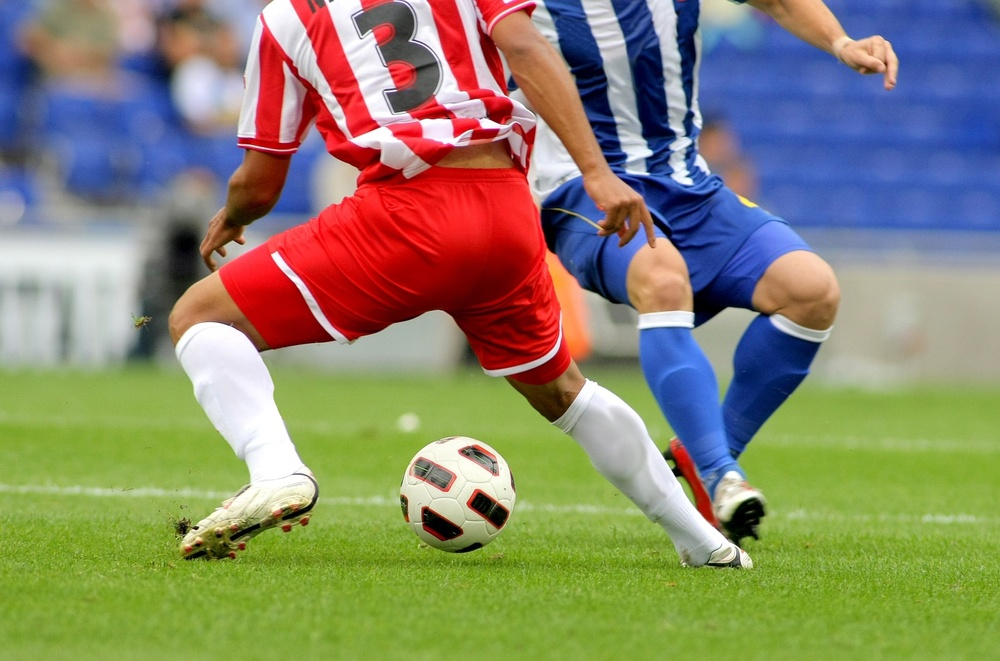
#> input picture ch3/soccer.jpg, 1000 x 661 px, shrunk from 1434 x 948 before the run
$ python 3-2.py
#> lines starting #> are read from the running program, lines starting #| are printed output that depends on the picture; after the words box and inside, x2 and y2 are one past the last pixel; in counts of white or black regions, pixels touching at a corner belong together
import cv2 as cv
import sys

img = cv.imread('soccer.jpg')
#> img is the input picture: shape (661, 1000, 3); mean B, G, R 107.3, 133.3, 136.8

if img is None:
    sys.exit("Error: Image not found or path is incorrect.")

t, bin_img = cv.threshold(img[:,:,2], 0, 255, cv.THRESH_BINARY+cv.THRESH_OTSU)
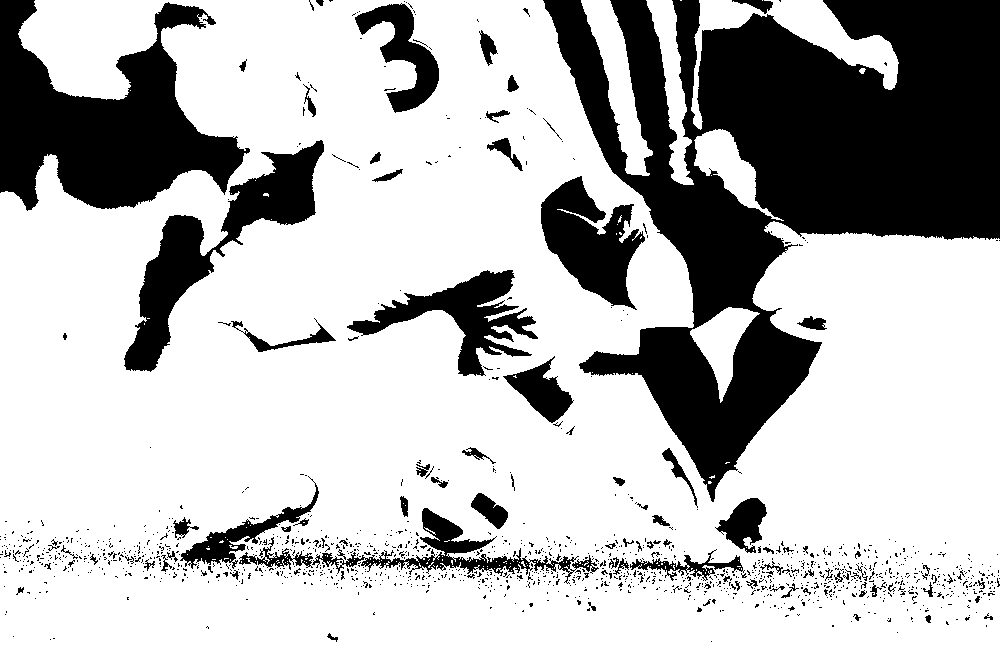
#> bin_img: shape (661, 1000); 72.8% white; 1364 black regions (1266 under 20 px), largest, box (x1, y1, x2, y2) and area: (543, 0, 1000, 502) 101762, (0, 0, 250, 211) 27195, (124, 140, 324, 372) 11569
#> t = 113
print('오츄 알고리즘이 찾은 최적 임곗값=', t)
#| 오츄 알고리즘이 찾은 최적 임곗값= 113.0

cv.imshow('R Channel Original', img)  # R 채널 영상
cv.imshow('R Channel Binarization', bin_img)  # R 채널 이진화 영상

cv.waitKey()
cv.destroyAllWindows()

$ run again, with ch3/mistyroad.jpg copied over ch3/soccer.jpg
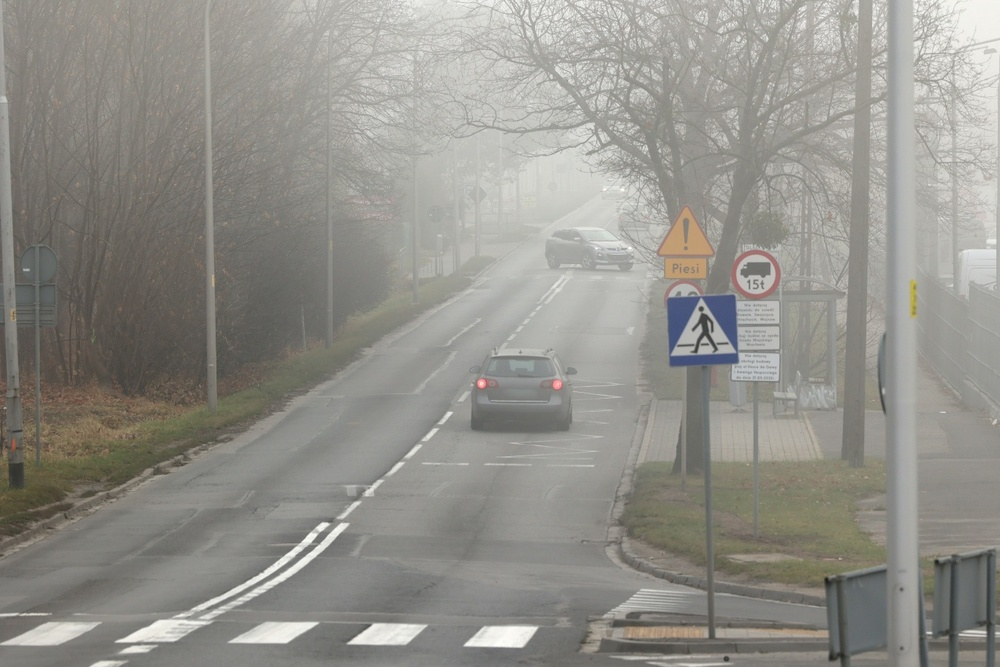
#> input picture ch3/mistyroad.jpg, 1000 x 667 px, shrunk from 1368 x 912 before the run
#> img is the input picture: shape (667, 1000, 3); mean B, G, R 138.7, 145, 146.5
#> `t, bin_img = cv.threshold(img[:,:,2], 0, 255, cv.THRESH_BINARY+cv.THRE..`:
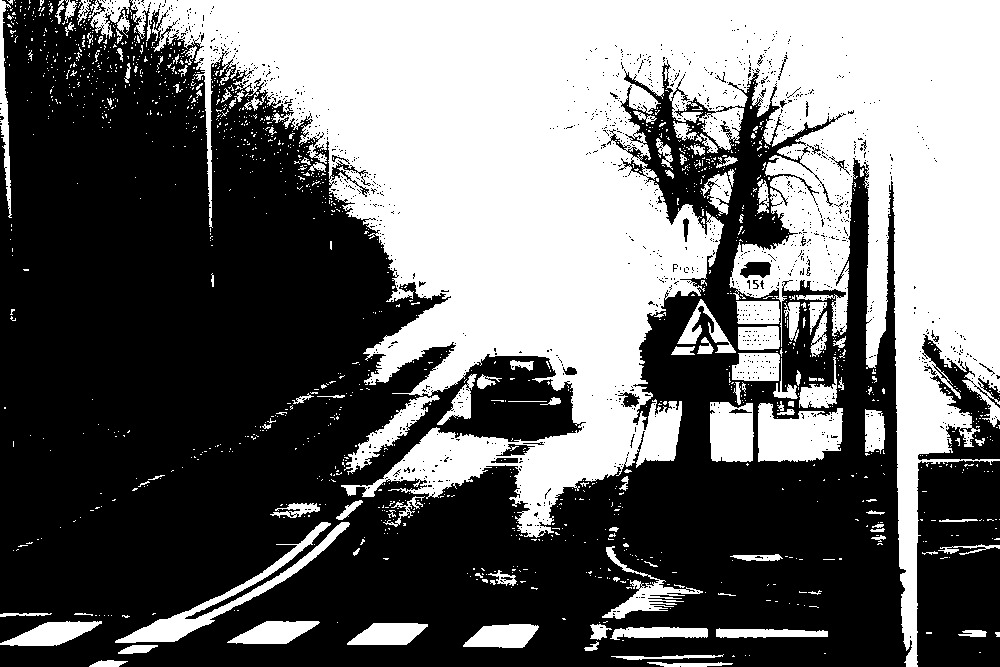
#> bin_img: shape (667, 1000); 42.5% white; 1448 white regions (1327 under 20 px), largest, box (x1, y1, x2, y2) and area: (130, 0, 1000, 667) 240643, (115, 522, 350, 643) 3881, (758, 403, 843, 462) 3794
#> t = 150
#| 오츄 알고리즘이 찾은 최적 임곗값= 150.0

$ run again, with ch3/rose.png saved as ch3/soccer.jpg
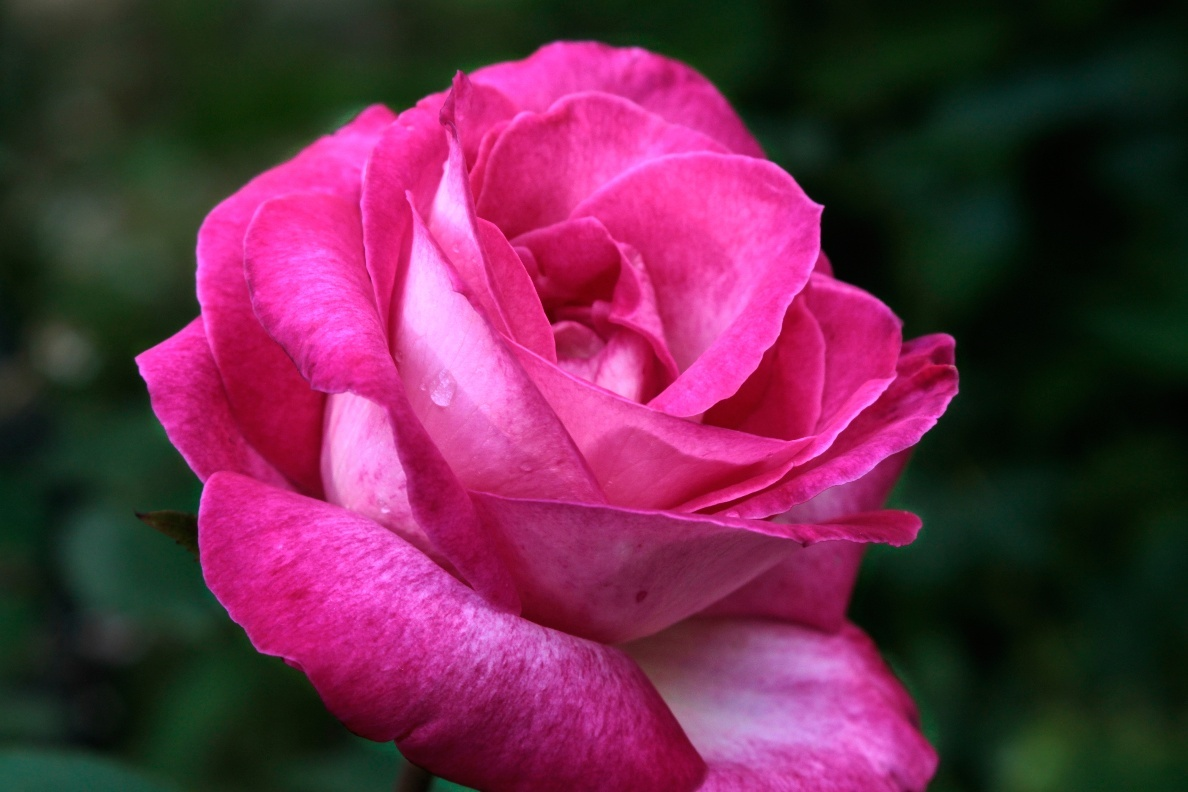
#> input picture ch3/rose.png, 1188 x 792 px
#> img is the input picture: shape (792, 1188, 3); mean B, G, R 74.2, 43.7, 103.7
#> `t, bin_img = cv.threshold(img[:,:,2], 0, 255, cv.THRESH_BINARY+cv.THRE..`:
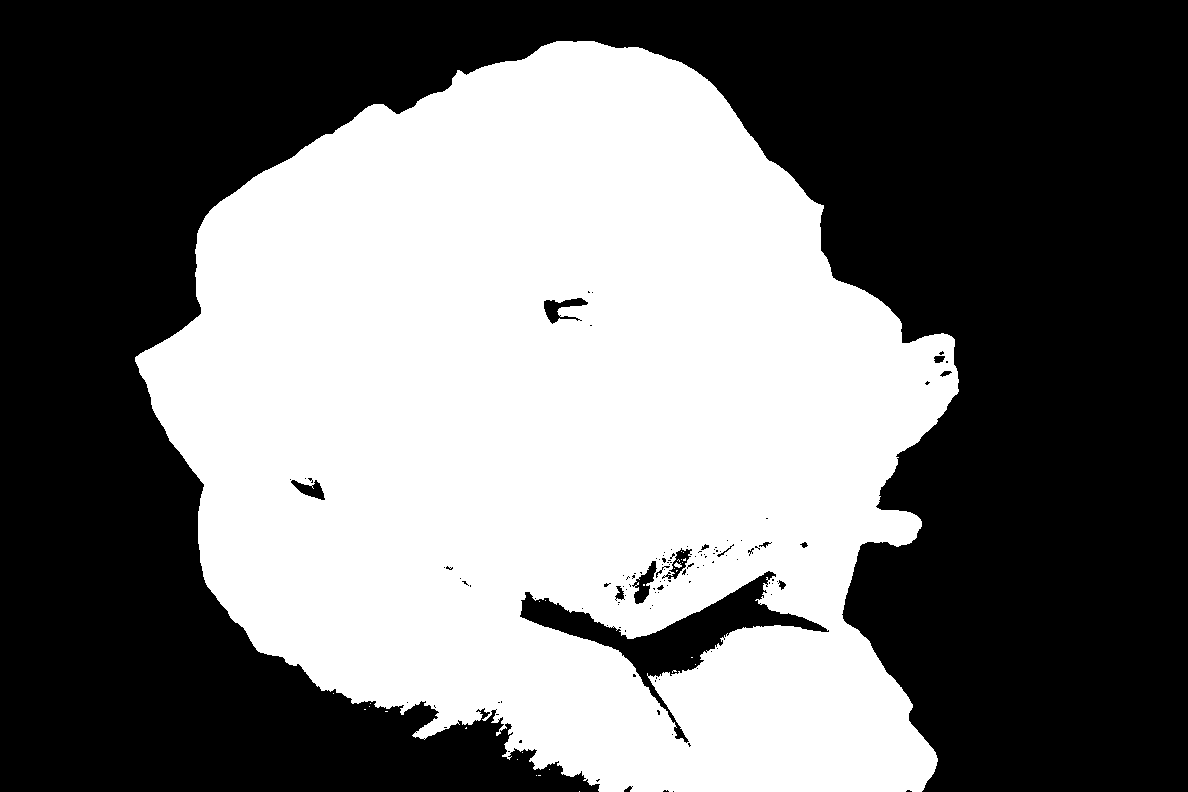
#> bin_img: shape (792, 1188); 45.2% white; 28 white regions (26 under 20 px), largest, box (x1, y1, x2, y2) and area: (135, 41, 959, 792) 425464, (674, 562, 682, 568) 28
#> t = 112
#| 오츄 알고리즘이 찾은 최적 임곗값= 112.0
